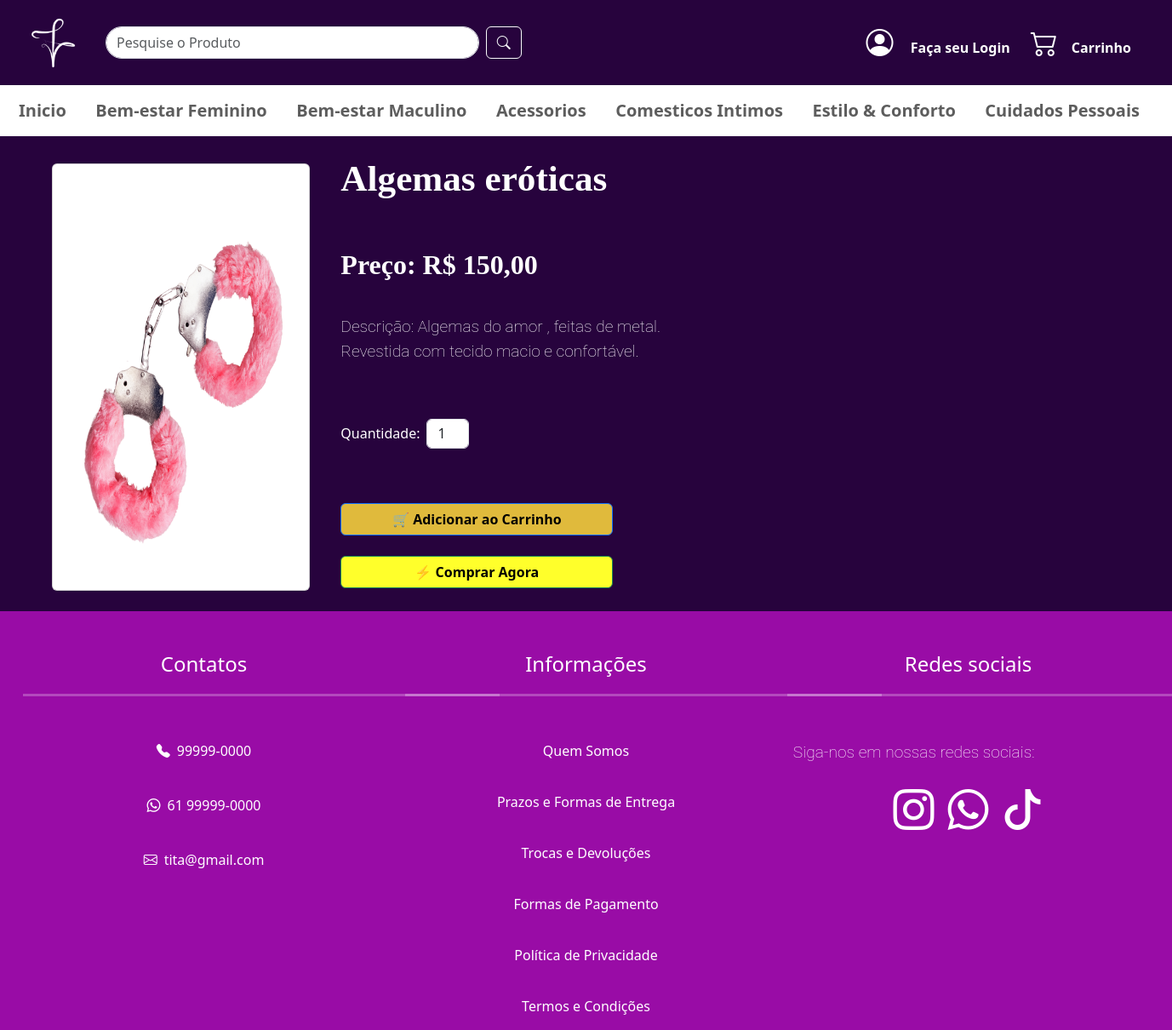
Page /produto/2/ on the committed database.
### produto/models.py (models this page shows, shortened)
class Produto(models.Model):
    name = models.CharField(max_length=200)
    brand = models.ForeignKey(Brand, on_delete=models.PROTECT, related_name='brand_product')
    category = models.ForeignKey(Category, on_delete=models.PROTECT, related_name='category_product')
    image = models.ImageField(upload_to= 'produtos/')
    description = models.TextField(blank=True, null=True)
    serie_number = models.CharField(max_length=100, blank=True, null=True)
    cost_price = models.DecimalField(max_digits=20, decimal_places=2)
    selling_price = models.DecimalField(max_digits=20, decimal_places=2)
    quantity = models.IntegerField(default=0)
    created_at = models.DateTimeField(auto_now_add=True)
    updated_at = models.DateTimeField(auto_now=True)
    class Meta:
        ordering = ['name']

### produto/views.py (the view)
# urls.py: path('produto/<int:pk>/', produto_views.detalhe_produto, name='produto_detalhe'),
def detalhe_produto(request, pk):
    produto = get_object_or_404(Produto, pk=pk)
    return render(request, '_produtoDetalhe.html', {'produto': produto})

### produto/templates/_produtoDetalhe.html (shortened to what this page needs)
{% extends 'base.html' %}
{% load static %}
{% block content %}
<div class="container-fluid mt-4 px-5 " >
    <div class="row justify-content-left" >
        <div class="col-md-5th p-2">
          <div class="card"  style="width: 90%; margin: 0 auto; display: flex; flex-wrap: wrap; margin-bottom: 1rem;">
            <img src="{{ produto.image.url }}" class="card-img-top" style="width: 100%;" alt="{{ produto.name }}">
        </div>
    </div>
    <div class="col-md-7th " >
        <h1>{{ produto.name }}</h1>
        <h2>Preço: R$ {{ produto.selling_price }}</h2>
        <p>Descrição: {{ produto.description }}</p>
         <form method="POST" action="{% url 'adicionar_ao_carrinho' produto.id %}">
            <div class="d-flex align-items-center" style="padding-bottom: 3rem; padding-top: 3rem;">
                <label for="quantidade" class="me-2 text-white">Quantidade:</label>
                <input type="number" id="quantidade" name="quantidade"
                       min="1" value="1" class="form-control text-center" style="width: 50px; height: 35px; padding: 5px; ">
            </div>
            <div class="d-flex flex-column mt-3 mb-3">
                <button type="submit" class="btn btn-outline-primary mb-4" style="width: 20rem; background-color: #E0BA3C; color: black; font-weight: bold;">
                    🛒 Adicionar ao Carrinho
                </button>
                <button type="submit" name="comprar_agora" value="true" class="btn btn-success" style="width: 20rem; background-color: #FFFF2B; color: black; font-weight: bold;">
                    ⚡ Comprar Agora
                </button>
            </div>
        </form>
    </div>
  </div>
</div>
{% endblock %}

### static/style.css (style rules this page uses)
html, body { height: 100%; margin: 0; padding: 0; display: flex; flex-direction: column; }

### core/templates/base.html (style rules this page uses)
html, body { background-color: #27033D !important; }

### produto/templates/_produtoDetalhe.html (style rules this page uses)
@media (min-width: 992px) { .col-md-7th { width: 50%; } }
.card-img-top { height: 500px; }
@media (min-width: 992px) { .col-md-5th { width: 27%; } }
.playfair-display ,h1 { font-family: "Playfair Display", serif; font-optical-sizing: auto; font-weight: 900; font-style: bold; font-size: 2.7rem; color: #fff; }
.playfair-display ,h2 { font-family: "Playfair Display", serif; font-optical-sizing: auto; font-weight: 900; font-style: bold; font-size: 2.0rem; color: #fff; padding-top: 3rem; }
.roboto, p { font-family: "Roboto", serif; font-optical-sizing: auto; font-weight: 200; font-style: normal; font-variation-settings: "wdth" 100; font-size: 1.2rem; color: #fff; padding-top: 2rem; }
p { width: 70%; }

### rows in the picture
Produto: image (picture), name "Algemas eróticas", selling_price "150,00", description "Algemas do amor , feitas de metal. Revestida com tecido macio e confortável."
